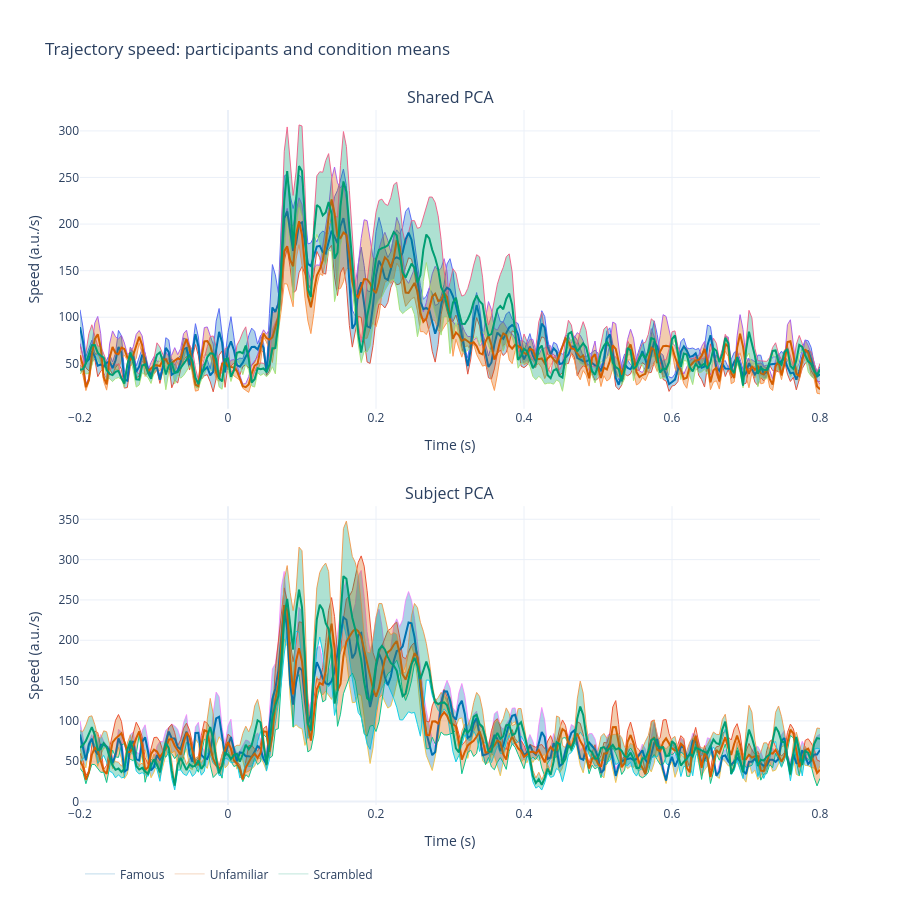

Notebook cell for this chart:
### Markdown cell above
## Step 9. Trajectory Metrics & Dynamical Systems

Speed is the rate of movement through PCA space: how quickly the population state is changing, independently of *where* it is. We compute it from each participant's condition-mean trajectory and then summarize across participants.

<div class="alert alert-success">
<b>🧠 A null here is informative, not a failure:</b><br>
In many neural datasets the largest dynamical component is <b>condition-invariant</b> — a large, stereotyped state transition that occurs on every trial regardless of what was shown, occupying dimensions orthogonal to the tuned ones. If the speed timecourses show a common post-stimulus profile with no condition difference, that is the expected signature of such a component, not an absent result. It says the conditions differ in <i>where</i> the trajectory goes rather than in <i>how fast</i> it gets there.
</div>

Numerical derivatives amplify noise, so interpret broad changes in the speed profile rather than isolated samples.

### Code cell
# One panel per PCA space: participant speed curves under the condition means
# and their SEM bands.
speed_panels = {}
for space, trajectories in metric_trajectory_spaces.items():
    curves, groups = [], []
    for condition in conditions:
        for subject in unique_subjects:
            subject_mean = trajectories[
                (subjects == subject) & (labels == condition)
            ].mean(axis=0)
            velocity = np.gradient(subject_mean, times, axis=0)
            curves.append(np.linalg.norm(velocity, axis=1))
            groups.append(LABEL_NAMES[condition])

    stacked = np.asarray(curves)
    participants = plot_trajectory_metric_series(
        stacked,
        times=times,
        labels=np.array(groups),
        color_map={LABEL_NAMES[c]: CONDITION_COLORS[c] for c in conditions},
        title=space,
        ylabel="Speed (a.u./s)",
    )
    participants.update_traces(line={"width": 1}, showlegend=False)
    group = plot_timecourses(
        stacked[:, np.newaxis, :],
        times=times,
        channel_names=["speed"],
        group_labels=groups,
        palette={LABEL_NAMES[c]: CONDITION_COLORS[c] for c in conditions},
        error_style="band",
        xlabel="Time (s)",
        ylabel="Speed (a.u./s)",
        title=space,
    )
    speed_panels[space] = overlay_figures([participants, group], opacities=[0.25, None])

fig_speed = facet_figures(
    speed_panels,
    n_cols=1,
    title="Trajectory speed: participants and condition means",
    row_height=380,
    shared_yaxes=False,
)
fig_speed.show()

### Figure 1 — Plotly figure (JSON) as saved in the notebook; plotly's stock layout.template omitted (floating-point values rounded to 4 significant figures; data arrays with more than 128 entries replaced by an {"elided": "..."} marker saying what was removed)
{"data": [{"hoverinfo": "skip", "line": {"width": 1}, "mode": "lines", "opacity": 0.25, "showlegend": false, "type": "scatter", "x": {"elided": "251 float values"}, "xaxis": "x", "y": {"elided": "251 float values"}, "yaxis": "y"}, {"fill": "tonexty", "fillcolor": "rgba(0, 114, 178, 0.2)", "hoverinfo": "skip", "line": {"width": 1}, "mode": "lines", "opacity": 0.25, "showlegend": false, "type": "scatter", "x": {"elided": "251 float values"}, "xaxis": "x", "y": {"elided": "251 float values"}, "yaxis": "y"}, {"legendgroup": "Famous", "line": {"color": "#0072B2", "width": 1}, "mode": "lines", "name": "Famous", "opacity": 0.25, "showlegend": true, "type": "scatter", "x": {"elided": "251 float values"}, "xaxis": "x", "y": {"elided": "251 float values"}, "yaxis": "y"}, {"hoverinfo": "skip", "line": {"width": 1}, "mode": "lines", "opacity": 0.25, "showlegend": false, "type": "scatter", "x": {"elided": "251 float values"}, "xaxis": "x", "y": {"elided": "251 float values"}, "yaxis": "y"}, {"fill": "tonexty", "fillcolor": "rgba(213, 94, 0, 0.2)", "hoverinfo": "skip", "line": {"width": 1}, "mode": "lines", "opacity": 0.25, "showlegend": false, "type": "scatter", "x": {"elided": "251 float values"}, "xaxis": "x", "y": {"elided": "251 float values"}, "yaxis": "y"}, {"legendgroup": "Unfamiliar", "line": {"color": "#D55E00", "width": 1}, "mode": "lines", "name": "Unfamiliar", "opacity": 0.25, "showlegend": true, "type": "scatter", "x": {"elided": "251 float values"}, "xaxis": "x", "y": {"elided": "251 float values"}, "yaxis": "y"}, {"hoverinfo": "skip", "line": {"width": 1}, "mode": "lines", "opacity": 0.25, "showlegend": false, "type": "scatter", "x": {"elided": "251 float values"}, "xaxis": "x", "y": {"elided": "251 float values"}, "yaxis": "y"}, {"fill": "tonexty", "fillcolor": "rgba(0, 158, 115, 0.2)", "hoverinfo": "skip", "line": {"width": 1}, "mode": "lines", "opacity": 0.25, "showlegend": false, "type": "scatter", "x": {"elided": "251 float values"}, "xaxis": "x", "y": {"elided": "251 float values"}, "yaxis": "y"}, {"legendgroup": "Scrambled", "line": {"color": "#009E73", "width": 1}, "mode": "lines", "name": "Scrambled", "opacity": 0.25, "showlegend": true, "type": "scatter", "x": {"elided": "251 float values"}, "xaxis": "x", "y": {"elided": "251 float values"}, "yaxis": "y"}, {"hoverinfo": "skip", "legendgroup": "Famous", "line": {"width": 0}, "mode": "lines", "showlegend": false, "type": "scatter", "x": {"elided": "251 float values"}, "xaxis": "x", "y": {"elided": "251 float values"}, "yaxis": "y"}, {"fill": "tonexty", "fillcolor": "rgba(0, 114, 178, 0.15)", "hoverinfo": "skip", "legendgroup": "Famous", "line": {"width": 0}, "mode": "lines", "showlegend": false, "type": "scatter", "x": {"elided": "251 float values"}, "xaxis": "x", "y": {"elided": "251 float values"}, "yaxis": "y"}, {"legendgroup": "Famous", "line": {"color": "#0072B2", "dash": "solid", "width": 2}, "mode": "lines", "name": "Famous", "opacity": 1, "showlegend": false, "type": "scatter", "x": {"elided": "251 float values"}, "xaxis": "x", "y": {"elided": "251 float values"}, "yaxis": "y"}, {"hoverinfo": "skip", "legendgroup": "Unfamiliar", "line": {"width": 0}, "mode": "lines", "showlegend": false, "type": "scatter", "x": {"elided": "251 float values"}, "xaxis": "x", "y": {"elided": "251 float values"}, "yaxis": "y"}, {"fill": "tonexty", "fillcolor": "rgba(213, 94, 0, 0.15)", "hoverinfo": "skip", "legendgroup": "Unfamiliar", "line": {"width": 0}, "mode": "lines", "showlegend": false, "type": "scatter", "x": {"elided": "251 float values"}, "xaxis": "x", "y": {"elided": "251 float values"}, "yaxis": "y"}, {"legendgroup": "Unfamiliar", "line": {"color": "#D55E00", "dash": "solid", "width": 2}, "mode": "lines", "name": "Unfamiliar", "opacity": 1, "showlegend": false, "type": "scatter", "x": {"elided": "251 float values"}, "xaxis": "x", "y": {"elided": "251 float values"}, "yaxis": "y"}, {"hoverinfo": "skip", "legendgroup": "Scrambled", "line": {"width": 0}, "mode": "lines", "showlegend": false, "type": "scatter", "x": {"elided": "251 float values"}, "xaxis": "x", "y": {"elided": "251 float values"}, "yaxis": "y"}, {"fill": "tonexty", "fillcolor": "rgba(0, 158, 115, 0.15)", "hoverinfo": "skip", "legendgroup": "Scrambled", "line": {"width": 0}, "mode": "lines", "showlegend": false, "type": "scatter", "x": {"elided": "251 float values"}, "xaxis": "x", "y": {"elided": "251 float values"}, "yaxis": "y"}, {"legendgroup": "Scrambled", "line": {"color": "#009E73", "dash": "solid", "width": 2}, "mode": "lines", "name": "Scrambled", "opacity": 1, "showlegend": false, "type": "scatter", "x": {"elided": "251 float values"}, "xaxis": "x", "y": {"elided": "251 float values"}, "yaxis": "y"}, {"hoverinfo": "skip", "line": {"width": 1}, "mode": "lines", "opacity": 0.25, "showlegend": false, "type": "scatter", "x": {"elided": "251 float values"}, "xaxis": "x2", "y": {"elided": "251 float values"}, "yaxis": "y2"}, {"fill": "tonexty", "fillcolor": "rgba(0, 114, 178, 0.2)", "hoverinfo": "skip", "line": {"width": 1}, "mode": "lines", "opacity": 0.25, "showlegend": false, "type": "scatter", "x": {"elided": "251 float values"}, "xaxis": "x2", "y": {"elided": "251 float values"}, "yaxis": "y2"}, {"legendgroup": "Famous", "line": {"color": "#0072B2", "width": 1}, "mode": "lines", "name": "Famous", "opacity": 0.25, "showlegend": false, "type": "scatter", "x": {"elided": "251 float values"}, "xaxis": "x2", "y": {"elided": "251 float values"}, "yaxis": "y2"}, {"hoverinfo": "skip", "line": {"width": 1}, "mode": "lines", "opacity": 0.25, "showlegend": false, "type": "scatter", "x": {"elided": "251 float values"}, "xaxis": "x2", "y": {"elided": "251 float values"}, "yaxis": "y2"}, {"fill": "tonexty", "fillcolor": "rgba(213, 94, 0, 0.2)", "hoverinfo": "skip", "line": {"width": 1}, "mode": "lines", "opacity": 0.25, "showlegend": false, "type": "scatter", "x": {"elided": "251 float values"}, "xaxis": "x2", "y": {"elided": "251 float values"}, "yaxis": "y2"}, {"legendgroup": "Unfamiliar", "line": {"color": "#D55E00", "width": 1}, "mode": "lines", "name": "Unfamiliar", "opacity": 0.25, "showlegend": false, "type": "scatter", "x": {"elided": "251 float values"}, "xaxis": "x2", "y": {"elided": "251 float values"}, "yaxis": "y2"}, {"hoverinfo": "skip", "line": {"width": 1}, "mode": "lines", "opacity": 0.25, "showlegend": false, "type": "scatter", "x": {"elided": "251 float values"}, "xaxis": "x2", "y": {"elided": "251 float values"}, "yaxis": "y2"}, {"fill": "tonexty", "fillcolor": "rgba(0, 158, 115, 0.2)", "hoverinfo": "skip", "line": {"width": 1}, "mode": "lines", "opacity": 0.25, "showlegend": false, "type": "scatter", "x": {"elided": "251 float values"}, "xaxis": "x2", "y": {"elided": "251 float values"}, "yaxis": "y2"}, {"legendgroup": "Scrambled", "line": {"color": "#009E73", "width": 1}, "mode": "lines", "name": "Scrambled", "opacity": 0.25, "showlegend": false, "type": "scatter", "x": {"elided": "251 float values"}, "xaxis": "x2", "y": {"elided": "251 float values"}, "yaxis": "y2"}, {"hoverinfo": "skip", "legendgroup": "Famous", "line": {"width": 0}, "mode": "lines", "showlegend": false, "type": "scatter", "x": {"elided": "251 float values"}, "xaxis": "x2", "y": {"elided": "251 float values"}, "yaxis": "y2"}, {"fill": "tonexty", "fillcolor": "rgba(0, 114, 178, 0.15)", "hoverinfo": "skip", "legendgroup": "Famous", "line": {"width": 0}, "mode": "lines", "showlegend": false, "type": "scatter", "x": {"elided": "251 float values"}, "xaxis": "x2", "y": {"elided": "251 float values"}, "yaxis": "y2"}, {"legendgroup": "Famous", "line": {"color": "#0072B2", "dash": "solid", "width": 2}, "mode": "lines", "name": "Famous", "opacity": 1, "showlegend": false, "type": "scatter", "x": {"elided": "251 float values"}, "xaxis": "x2", "y": {"elided": "251 float values"}, "yaxis": "y2"}, {"hoverinfo": "skip", "legendgroup": "Unfamiliar", "line": {"width": 0}, "mode": "lines", "showlegend": false, "type": "scatter", "x": {"elided": "251 float values"}, "xaxis": "x2", "y": {"elided": "251 float values"}, "yaxis": "y2"}, {"fill": "tonexty", "fillcolor": "rgba(213, 94, 0, 0.15)", "hoverinfo": "skip", "legendgroup": "Unfamiliar", "line": {"width": 0}, "mode": "lines", "showlegend": false, "type": "scatter", "x": {"elided": "251 float values"}, "xaxis": "x2", "y": {"elided": "251 float values"}, "yaxis": "y2"}, {"legendgroup": "Unfamiliar", "line": {"color": "#D55E00", "dash": "solid", "width": 2}, "mode": "lines", "name": "Unfamiliar", "opacity": 1, "showlegend": false, "type": "scatter", "x": {"elided": "251 float values"}, "xaxis": "x2", "y": {"elided": "251 float values"}, "yaxis": "y2"}, {"hoverinfo": "skip", "legendgroup": "Scrambled", "line": {"width": 0}, "mode": "lines", "showlegend": false, "type": "scatter", "x": {"elided": "251 float values"}, "xaxis": "x2", "y": {"elided": "251 float values"}, "yaxis": "y2"}, {"fill": "tonexty", "fillcolor": "rgba(0, 158, 115, 0.15)", "hoverinfo": "skip", "legendgroup": "Scrambled", "line": {"width": 0}, "mode": "lines", "showlegend": false, "type": "scatter", "x": {"elided": "251 float values"}, "xaxis": "x2", "y": {"elided": "251 float values"}, "yaxis": "y2"}, {"legendgroup": "Scrambled", "line": {"color": "#009E73", "dash": "solid", "width": 2}, "mode": "lines", "name": "Scrambled", "opacity": 1, "showlegend": false, "type": "scatter", "x": {"elided": "251 float values"}, "xaxis": "x2", "y": {"elided": "251 float values"}, "yaxis": "y2"}], "layout": {"annotations": [{"font": {"size": 16}, "showarrow": false, "text": "Shared PCA", "x": 0.5, "xanchor": "center", "xref": "paper", "y": 1, "yanchor": "bottom", "yref": "paper"}, {"font": {"size": 16}, "showarrow": false, "text": "Subject PCA", "x": 0.5, "xanchor": "center", "xref": "paper", "y": 0.43, "yanchor": "bottom", "yref": "paper"}], "height": 900, "legend": {"orientation": "h", "y": -0.12, "yanchor": "bottom"}, "margin": {"t": 110}, "title": {"text": "Trajectory speed: participants and condition means"}, "xaxis": {"anchor": "y", "domain": [0, 1], "title": {"text": "Time (s)"}}, "xaxis2": {"anchor": "y2", "domain": [0, 1], "title": {"text": "Time (s)"}}, "yaxis": {"anchor": "x", "domain": [0.57, 1], "title": {"text": "Speed (a.u./s)"}}, "yaxis2": {"anchor": "x2", "domain": [0, 0.43], "title": {"text": "Speed (a.u./s)"}}}}
